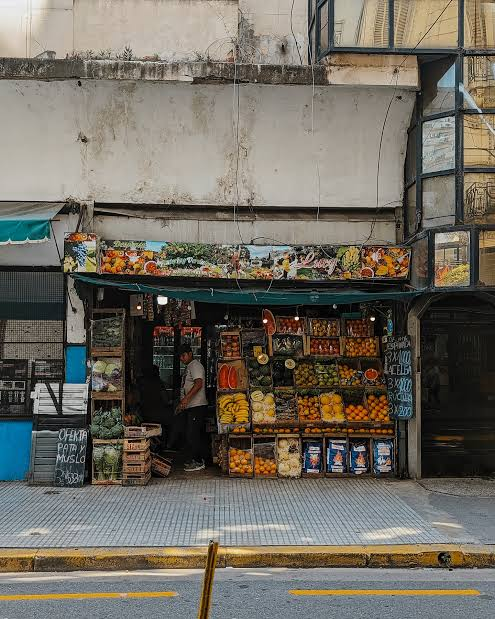
#> input picture images.jpeg, 495 x 619 px
$ python main.py
#> lines starting #> are read from the running program, lines starting #| are printed output that depends on the picture
import numpy as np
from matplotlib.image import imread
import matplotlib.pyplot as plt

def find_eig(A):
    eigenvalues, eigenvectors = np.linalg.eig(A)
    eigenvalues = np.real(eigenvalues)
    eigenvectors = np.real(eigenvectors)
    for i in range(len(eigenvalues)):
        lambd = eigenvalues[i]
        v = eigenvectors[:, i]

        if not np.allclose(A @ v, lambd * v):
            raise ValueError(f"Wrong eigenvalue {lambd}")

    return eigenvalues, eigenvectors

image_raw = imread("images.jpeg")
#> image_raw is the input picture: shape (619, 495, 3); mean R, G, B 111.2, 106.5, 96.8
print(image_raw.shape)
#| (619, 495, 3)
plt.imshow(image_raw)
plt.show()

image_sum = image_raw.sum(axis=2)
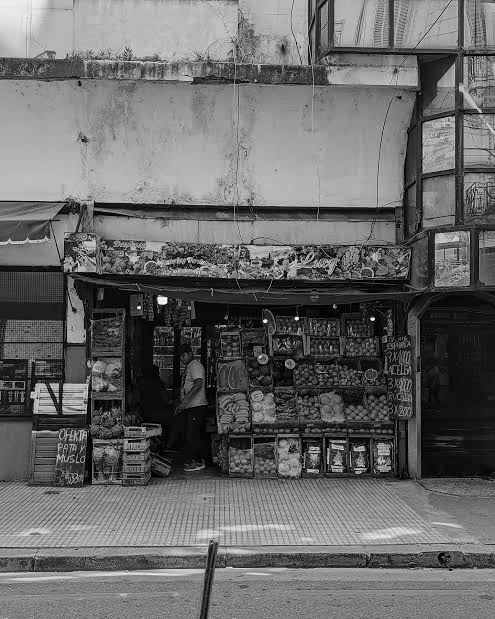
#> image_sum: shape (619, 495) uint64; min 0, max 762, mean 314.5; drawn with min black and max white
print(image_sum.shape)
#| (619, 495)
image_bw = image_sum/image_sum.max()
print(image_bw.max())
#| 1.0
plt.imshow(image_bw, cmap = 'gray')
plt.show()

mean = image_bw.mean(axis=0)
#> mean = 495 values, max 0.507 at index 70, min 0.233 at index 421, mean 0.413

normalized_image = image_bw - mean
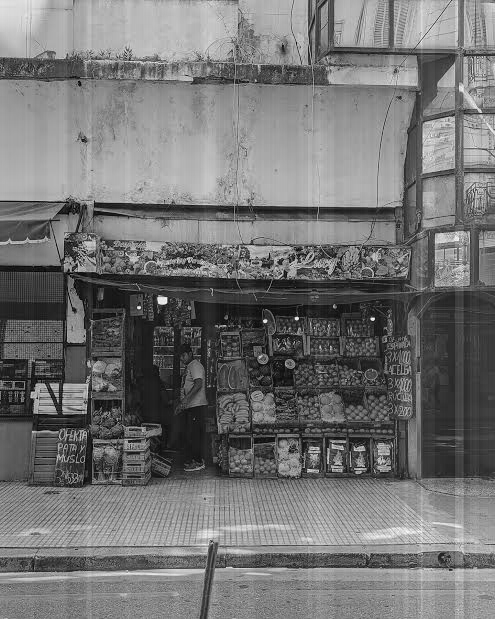
#> normalized_image: shape (619, 495) float64; min -0.506, max 0.602, mean 7.53e-17; drawn with min black and max white
cov_matrix  = np.cov(normalized_image, rowvar=False)
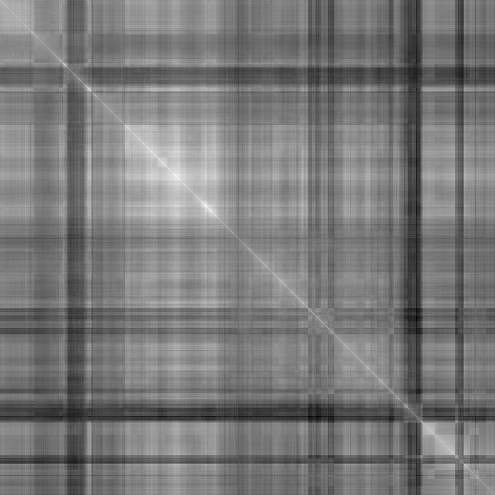
#> cov_matrix: shape (495, 495) float64; min -0.00866, max 0.0743, mean 0.0308; drawn with min black and max white

eigenvalues, eigenvectors = find_eig(cov_matrix)
#> in find_eig, `eigenvalues, eigenvectors = np.linalg.eig(A)`:
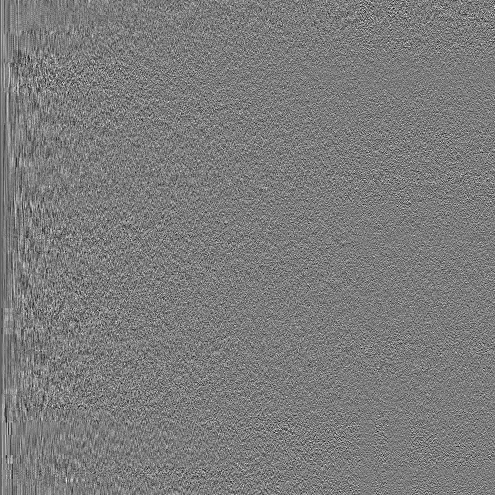
#> eigenvectors: shape (495, 495) float64; min -0.22, max 0.232, mean -5.69e-05; drawn with min black and max white
#> in find_eig, `eigenvalues, eigenvectors = np.linalg.eig(A)`: eigenvalues = 495 values, max 15.84 at index 0, min 2.02e-05 at index 360, mean 0.0497
#> the loop in find_eig, `for i in range(len(eigenvalues)):` made 495 passes
#> lambd on passes 1 to 3: 15.84, 1.08, 0.834

sorted_idx = np.argsort(eigenvalues)[::-1]
#> sorted_idx = 495 values, max 494 at index 441, min 0 at index 0, mean 247
sorted_eigenvalues = np.clip(eigenvalues[sorted_idx], 0, None)
#> sorted_eigenvalues = 495 values, max 15.84 at index 0, min 2.02e-05 at index 494, mean 0.0497
sorted_eigenvectors = eigenvectors[:, sorted_idx]
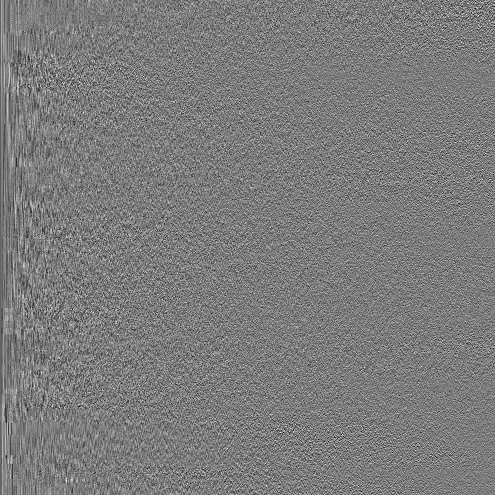
#> sorted_eigenvectors: shape (495, 495) float64; min -0.22, max 0.232, mean -5.69e-05; drawn with min black and max white

cumulative = np.cumsum(sorted_eigenvalues)/ sorted_eigenvalues.sum()
#> cumulative = 495 values from 0.644 to 1
t = np.argmax(cumulative >= 0.95) + 1
#> t = 86
print(f"Components for 95%: {t}")
#| Components for 95%: 86

plt.plot(cumulative * 100)
plt.axhline(95, color = 'k', linestyle = '--')
plt.axvline(t, color = 'k', linestyle = '--')
plt.xlabel('principal components')
plt.ylabel('cumulative explained variance (%)')
plt.show()
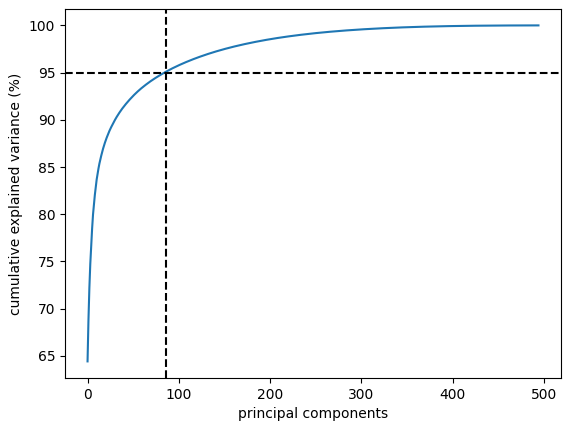
#> figure drawn by matplotlib, 1 panel; curve peaks at x = 494, y = 100

def reconstruct_image(k):
#> called with k = 86
    return np.clip((normalized_image @ sorted_eigenvectors[:, :k]) @ (sorted_eigenvectors[:, :k]).T + mean, 0 , 1)

plt.imshow(reconstruct_image(t), cmap = 'gray')
plt.show()

fig, axes = plt.subplots(2,3, figsize = (15,8))
for ax, k in zip(axes.ravel(), [5, 15, 25, 75, 100, 170 ]):
    ax.imshow(reconstruct_image(k), cmap = 'gray')
    ax.set_title(f"Components amount : {k}")
plt.show()
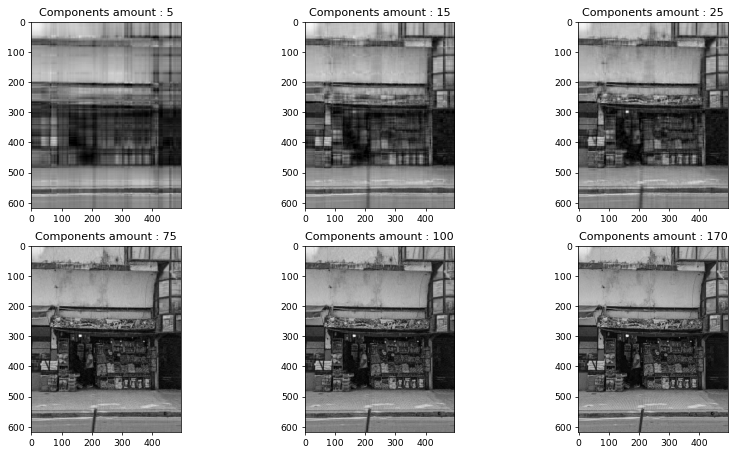
#> figure drawn by matplotlib, 6 panels


def encrypt_message(message, key_matrix):

    massege_vector = np.array([ord(char) for char in message])
    eigenvalues, eigenvectors = np.linalg.eig(key_matrix)
    diagonalized_key_matrix = np.dot(np.dot(eigenvectors, np.diag(eigenvalues)), np.linalg.inv(eigenvectors))
    encrypted_vector = np.dot(diagonalized_key_matrix, massege_vector)
    return encrypted_vector

def decrypt_message(encrypted_vector, key_matrix):
    eigenvalues, eigenvectors = np.linalg.eig(key_matrix)
    inv_diag = np.diag(1 / eigenvalues)
    inv_key = eigenvectors @ inv_diag @ np.linalg.inv(eigenvectors)
    message_vector = inv_key @ encrypted_vector
    message_int = np.round(message_vector.real).astype(int)
    message = "".join(chr(i) for i in message_int)

    return message

message = 'Hello, World!'
key_matrix = np.random.randint(0, 256, (len(message), len(message)))
encrypted = encrypt_message(message,key_matrix)
print(f"message : {message}")
print(f"encrypted : {encrypted}")
decrypted = decrypt_message(encrypted, key_matrix)
print(f"decrypted : {decrypted}")
